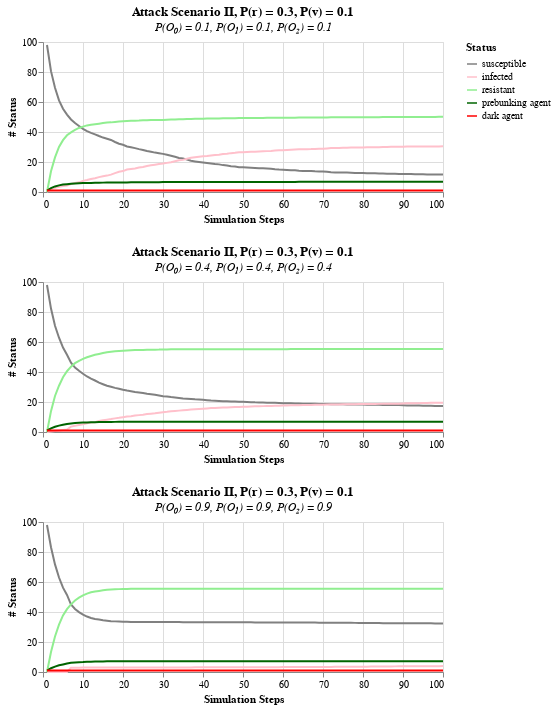

Notebook code cell kept with this figure:
### Code cell
import pandas as pd
import altair as alt
import numpy as np

# Path to actual script
script_dir = os.getcwd()

# Relative path to directory withing repository, based on attack kind
relative_path = "results/Attack_Kind_1/"
path = os.path.join(script_dir, relative_path)

def clean_and_convert(s):
    s = re.sub(r'[\[\]\n]', ' ', s)
    return np.array([float(x) for x in s.split()])

charts = []

# Loop over all combinations of prob_share_disinfo, prob_share_indifferent, prob_share_facts
share_values_full = [0.0, 0.1, 0.2, 0.3, 0.4, 0.5, 0.6, 0.7, 0.8, 0.9, 1.0]
share_values = [0.1, 0.4, 0.9]
path_values = ['0_0', '0_1', '0_2', '0_3', '0_4', '0_5', '0_6', '0_7', '0_8', '0_9', '1_0']
pr_pos = 3
pv_pos = 1

pr = share_values_full[pr_pos]
pv = share_values_full[pv_pos]
pr_path = path_values[pr_pos]
pv_path = path_values[pv_pos]

file_path = f"{path}end_result_atk1_pre{pr_path}_imu{pv_path}.csv"
df = pd.read_csv(file_path)

df_attack_kind_1 = df[df['attack_kind'] == 1]

for l in share_values:

    filtered_df = df_attack_kind_1[
        (df_attack_kind_1["prob_share_disinfo"] == l) &
        (df_attack_kind_1["prob_share_indifferent"] == l) &
        (df_attack_kind_1["prob_share_facts"] == l)
    ]

    x_values = list(range(1, 101))

    raw_data0 = np.concatenate([
        filtered_df.loc[filtered_df['attack_kind'] == 1, 's_status'].astype(str).values,
        filtered_df.loc[filtered_df['attack_kind'] == 1, 'i_status'].astype(str).values,
        filtered_df.loc[filtered_df['attack_kind'] == 1, 'r_status'].astype(str).values,
        filtered_df.loc[filtered_df['attack_kind'] == 1, 'ar_status'].astype(str).values,
        filtered_df.loc[filtered_df['attack_kind'] == 1, 'ui_status'].astype(str).values
    ])

    list_data0 = [clean_and_convert(item) for item in raw_data0]
    flat_list0 = np.concatenate(list_data0) if list_data0 else []

    df_0 = pd.DataFrame({
        'x': x_values * 5,
        'y': flat_list0,
        'line': np.repeat(['susceptible', 'infected', 'resistant', 'prebunking agent', 'dark agent'], 100),
    })

    color_scale = alt.Scale(
        domain=['susceptible', 'infected', 'resistant', 'prebunking agent', 'dark agent'],
        range=['grey', 'pink', 'lightgreen', 'darkgreen', 'red']
    )

    a = alt.Chart(df_0).mark_line().encode(
        x=alt.X('x', title='Simulation Steps'),
        y=alt.Y('y', title='# Status', scale=alt.Scale(domain=[0, 100])),
        color=alt.Color('line', title='Status', scale=color_scale)
    ).properties(width=400, height=150,
        title=alt.TitleParams(
            text=f'Attack Scenario II, P(r) = {pr}, P(v) = {pv}',
            subtitle=f'P(O₀) = {l}, P(O₁) = {l}, P(O₂) = {l}',
            subtitleFontStyle='italic'
        ))

    charts.append(a)

rows = []
for i in range(0, len(charts), 1):
    rows.append(alt.hconcat(*charts[i:i+1]))

final_chart = alt.vconcat(*rows)

final_chart

### Figure 1 — Vega-Lite specification as saved in the notebook (floating-point values rounded to 4 significant figures; data arrays with more than 128 entries replaced by an {"elided": "..."} marker saying what was removed)
{"config": {"view": {"continuousWidth": 300, "continuousHeight": 300}}, "vconcat": [{"hconcat": [{"mark": {"type": "line"}, "encoding": {"color": {"field": "line", "scale": {"domain": ["susceptible", "infected", "resistant", "prebunking agent", "dark agent"], "range": ["grey", "pink", "lightgreen", "darkgreen", "red"]}, "title": "Status", "type": "nominal"}, "x": {"field": "x", "title": "Simulation Steps", "type": "quantitative"}, "y": {"field": "y", "scale": {"domain": [0, 100]}, "title": "# Status", "type": "quantitative"}}, "height": 150, "title": {"text": "Attack Scenario II, P(r) = 0.3, P(v) = 0.1", "subtitle": "P(O₀) = 0.1, P(O₁) = 0.1, P(O₂) = 0.1", "subtitleFontStyle": "italic"}, "width": 400}], "data": {"name": "data-7ff58cb828913662bfb947ef515010b3"}}, {"hconcat": [{"mark": {"type": "line"}, "encoding": {"color": {"field": "line", "scale": {"domain": ["susceptible", "infected", "resistant", "prebunking agent", "dark agent"], "range": ["grey", "pink", "lightgreen", "darkgreen", "red"]}, "title": "Status", "type": "nominal"}, "x": {"field": "x", "title": "Simulation Steps", "type": "quantitative"}, "y": {"field": "y", "scale": {"domain": [0, 100]}, "title": "# Status", "type": "quantitative"}}, "height": 150, "title": {"text": "Attack Scenario II, P(r) = 0.3, P(v) = 0.1", "subtitle": "P(O₀) = 0.4, P(O₁) = 0.4, P(O₂) = 0.4", "subtitleFontStyle": "italic"}, "width": 400}], "data": {"name": "data-0a3ae2f7202dc0635902a66b4434d19d"}}, {"hconcat": [{"mark": {"type": "line"}, "encoding": {"color": {"field": "line", "scale": {"domain": ["susceptible", "infected", "resistant", "prebunking agent", "dark agent"], "range": ["grey", "pink", "lightgreen", "darkgreen", "red"]}, "title": "Status", "type": "nominal"}, "x": {"field": "x", "title": "Simulation Steps", "type": "quantitative"}, "y": {"field": "y", "scale": {"domain": [0, 100]}, "title": "# Status", "type": "quantitative"}}, "height": 150, "title": {"text": "Attack Scenario II, P(r) = 0.3, P(v) = 0.1", "subtitle": "P(O₀) = 0.9, P(O₁) = 0.9, P(O₂) = 0.9", "subtitleFontStyle": "italic"}, "width": 400}], "data": {"name": "data-c61e38a4f718a7fb3b3e9f33e2e5d72c"}}], "$schema": "https://vega.github.io/schema/vega-lite/v5.20.1.json", "datasets": {"data-7ff58cb828913662bfb947ef515010b3": {"elided": "500 records"}, "data-0a3ae2f7202dc0635902a66b4434d19d": {"elided": "500 records"}, "data-c61e38a4f718a7fb3b3e9f33e2e5d72c": {"elided": "500 records"}}}
